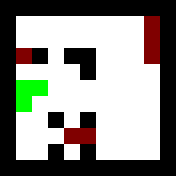

A 2D game scene composited from a Tiled map and its tileset images. What follows is a short description and the map's XML, with every tile layer's data as written:
An orthogonal 11x11 tile map with 16x16 px tiles, 2 tile layers (Layer1, Layer2).

<map version="1.0" orientation="orthogonal" renderorder="right-down" width="11" height="11" tilewidth="16" tileheight="16" nextobjectid="1">
 <tileset firstgid="1" source="Tiles.tsx" />
 <layer name="Layer1" width="11" height="11">
  <data encoding="csv">
1,1,1,1,1,1,1,1,1,1,1,
1,5,5,5,5,5,5,5,5,5,1,
1,5,5,5,5,5,5,5,5,5,1,
1,5,1,5,1,1,5,5,5,5,1,
1,5,5,5,5,1,5,5,5,5,1,
1,5,5,5,5,5,5,5,5,5,1,
1,5,5,5,5,5,5,5,5,5,1,
1,5,5,1,5,1,5,5,5,5,1,
1,5,5,5,5,5,5,5,5,5,1,
1,5,5,1,5,1,5,5,5,5,1,
1,1,1,1,1,1,1,1,1,1,1
</data>
 </layer>
 <layer name="Layer2" width="11" height="11">
  <data encoding="csv">
0,0,0,0,0,0,0,0,0,0,0,
0,0,0,0,0,0,0,0,0,3,0,
0,0,0,0,0,0,0,0,0,3,0,
0,3,0,0,0,0,0,0,0,3,0,
0,0,0,0,0,0,0,0,0,0,0,
0,4,4,0,0,0,0,0,0,0,0,
0,4,0,0,0,0,0,0,0,0,0,
0,0,0,0,0,0,0,0,0,0,0,
0,0,0,0,3,3,0,0,0,0,0,
0,0,0,0,0,0,0,0,0,0,0,
0,0,0,0,0,0,0,0,0,0,0
</data>
 </layer>
</map>
